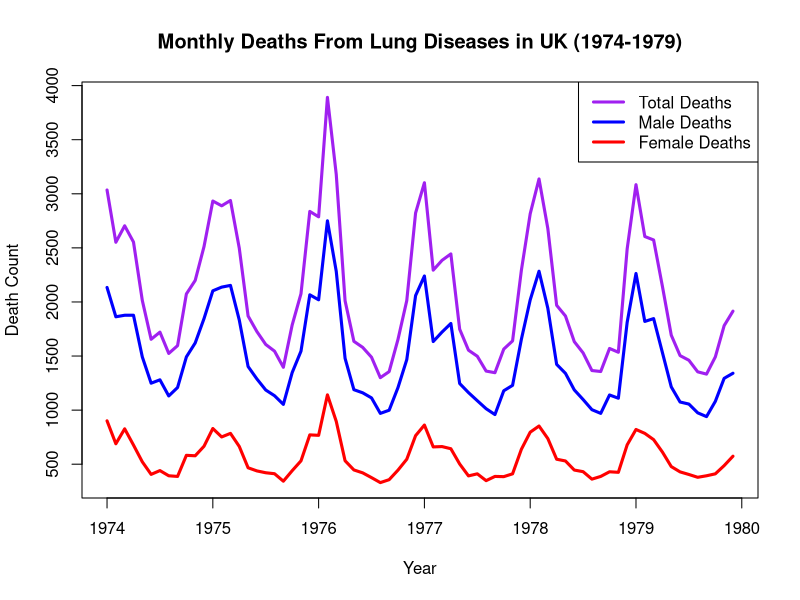
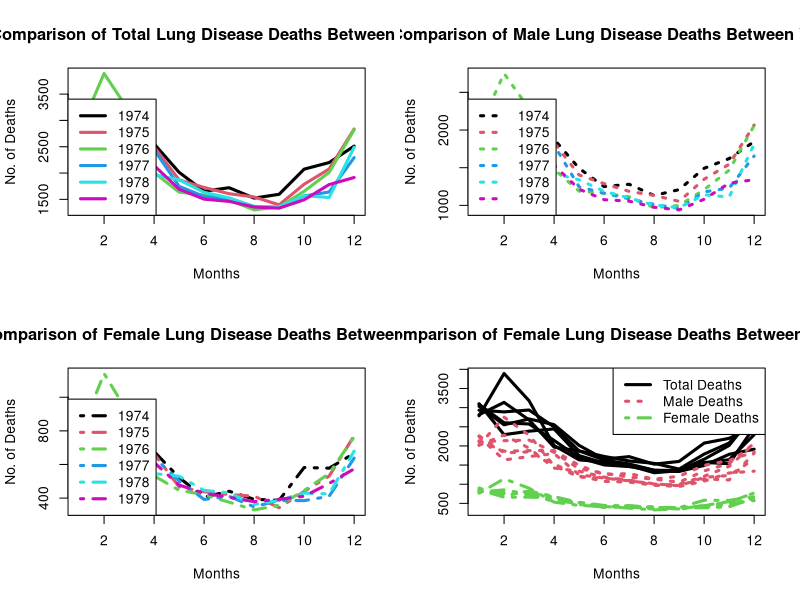

The R script that drew these images, in order:
## ---- chunk 1
knitr::opts_chunk$set(echo = TRUE)
## ---- chunk 2
rm(list = ls())
da <- ldeaths # A time series data of monthly deaths from lung diseases in UK from 1974 to 1979; contains both sexes
md <- mdeaths # male deaths
fd <- fdeaths # female deaths
## ---- chunk 3
# Total deaths, male deaths, female deaths####
# blank plot
plot(da,
     main = "Monthly Deaths From Lung Diseases in UK (1974-1979)",
     xlab = "Year",
     ylab = "Death Count",
     ylim = range(da,md,fd),
     type = "n")
# adding lines
lines(da, col = "Purple", lwd = 3) #total deaths
lines(md, col = "Blue", lwd = 3) # male deaths
lines(fd, col = "Red", lwd = 3) # female deaths
legend(x = "topright", legend = c("Total Deaths", "Male Deaths", "Female Deaths"),
       col = c("Purple", "Blue", "Red"),
       lwd = 3)
#dev.off()
## ---- chunk 4
# examine the data
ldeaths
class(ldeaths)
## ---- chunk 5
time(da)
floor(time(da))
unique(floor(time(da))) # extracting years
## ---- chunk 6
# regarding months
month.abb # returns abbreviated month names
month.name # returns complete month names
# these two are very useful. Gotta remember this lol

time <- list(month.abb, unique(floor(time(da))))
# a series of function to store time data into a list (so matrix()'s dimnames can load them)
## ---- chunk 7
# merges time data and no. of deaths back together
# creates a new data frame 
nd <- as.data.frame((matrix(da, 12, dimnames = time)))
nmd <- as.data.frame((matrix(md, 12, dimnames = time)))
nfd <- as.data.frame((matrix(fd, 12, dimnames = time)))
## ---- chunk 8
#
par(mfrow = c(2,2))

# total
plot(nd[,1], # blank plot
     main = "Comparison of Total Lung Disease Deaths Between Years",
     type = "n",
     ylab = "No. of Deaths",
     xlab = "Months",
     ylim = range(nd))
for (i in 1:ncol(nd)) { # for loop for drawing all the years
  lines(nd[,i], col = i, lwd = 3)
}

legend(x = "bottomleft", legend = colnames(nd), # legend
       col = 1:ncol(nd), lwd = 3)

# Male
plot(nmd[,1], # blank plot
     main = "Comparison of Male Lung Disease Deaths Between Years",
     type = "n",
     ylab = "No. of Deaths",
     xlab = "Months",
     ylim = range(nmd))
for (i in 1:ncol(nmd)) { # for loop for drawing all the years
  lines(nmd[,i], col = i, lwd = 3, lty = 3)
}
legend(x = "bottomleft", legend = colnames(nmd), # legend
       col = 1:ncol(nmd), lwd = 3, lty = 3)

# Female
plot(nfd[,1], # blank plot
     main = "Comparison of Female Lung Disease Deaths Between Years",
     type = "n",
     ylab = "No. of Deaths",
     xlab = "Months",
     ylim = range(nfd))

for (i in 1:ncol(nfd)) { # for loop for drawing all the years
  lines(nfd[,i], col = i, lwd = 3, lty = 4)
}  
legend(x = "bottomleft", legend = colnames(nfd), # legend
       col = 1:ncol(nfd), lwd = 3, lty = 4)

# total + male + female
plot(nfd[,1], # blank plot
     main = "Comparison of Female Lung Disease Deaths Between Years",
     type = "n",
     ylab = "No. of Deaths",
     xlab = "Months",
     ylim = range(nd, nfd))
for (i in 1:ncol(nd)) { # for loop for drawing all the years
  lines(nd[,i], col = 1, lwd = 3)
}
for (i in 1:ncol(nmd)) { # for loop for drawing all the years
  lines(nmd[,i], col = 2, lwd = 3, lty = 3)
}
for (i in 1:ncol(nfd)) { # for loop for drawing all the years
  lines(nfd[,i], col = 3, lwd = 3, lty = 4)
}  
legend(x = "topright", legend = c("Total Deaths", "Male Deaths", "Female Deaths"), # legend
       col = 1:3, lwd = 3, lty = c(1,3,4))
